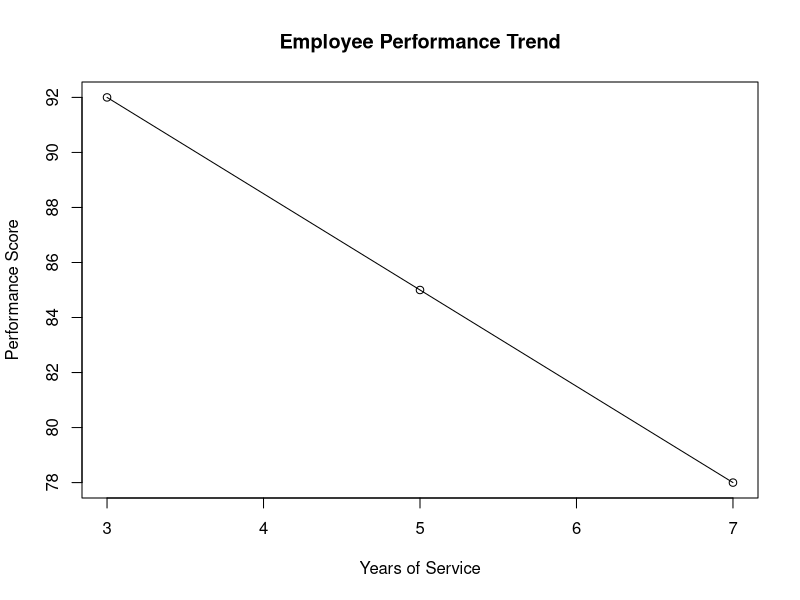

Write the R code that produced this figure.
data<-data.frame(EmployeeID=c(1,2,3),
                 Department=c("Sales","HR","Marketing"),
                 Years=c(5,3,7),Performance=c(85,92,78))
plot(data$Years,data$Performance,type="o",main="Employee Performance Trend",xlab="Years of Service",ylab="Performance Score")
